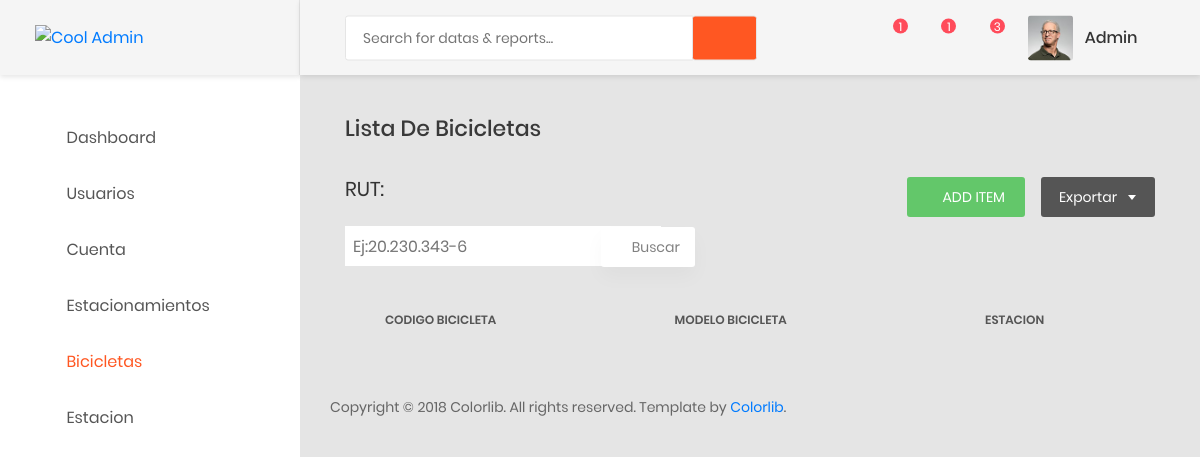
The page /Dashboard/bike/list (signed in) on the database as committed earlier.
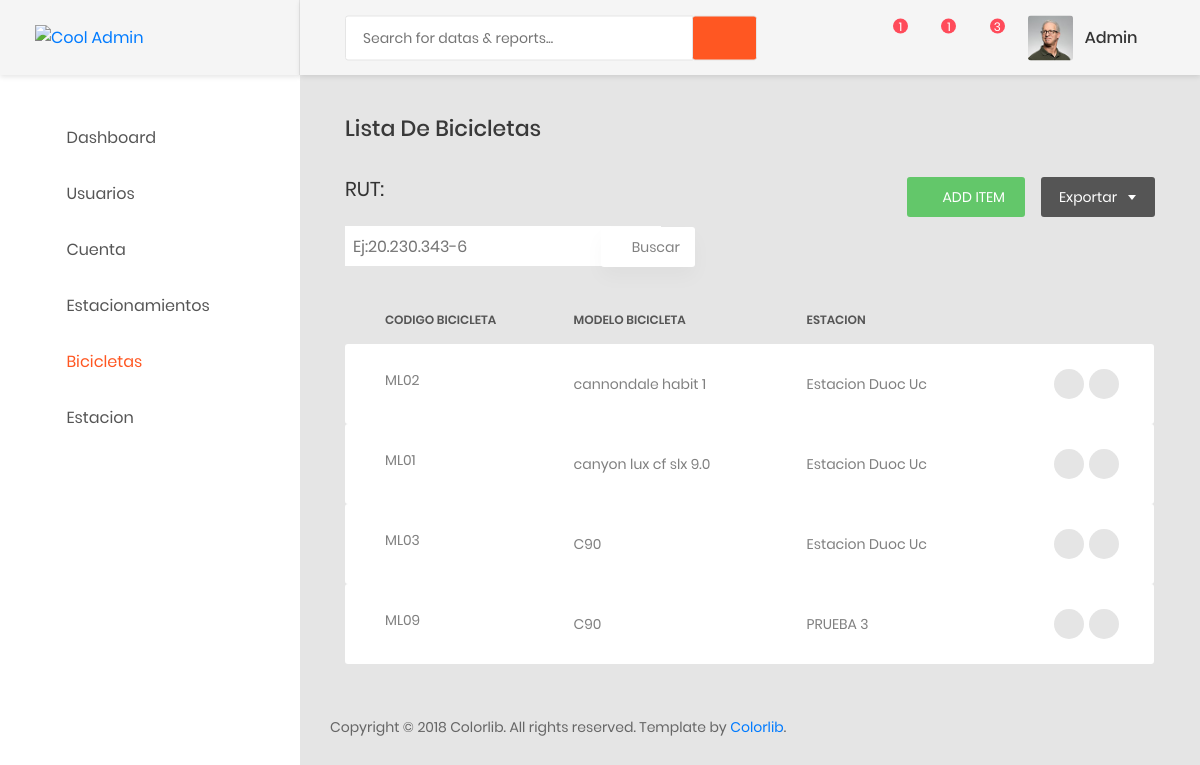
The same page on the database as committed later.
### AppMobike/models.py (models this page shows)
class BikesInfo(models.Model):
      MODELS_BIKE=(('cannondale habit 1','CANNONDALE HABIT 1'),('canyon lux cf slx 9.0','CANYON LUX  9.0'),('cube ams 100','CUBE AMS 100'))
      code_bike=models.CharField('Numero Bicicleta',max_length=15,null=False,unique=True)
      bike_model=models.CharField('Modelo Bicicleta', max_length=50,choices=MODELS_BIKE )
      state_bike=models.CharField('Estado Bicicleta', max_length=30, default="Libre")
      station=models.CharField('Estacion',max_length=300)

### AppMobike/Controllers/UserController.py (the view)
# urls.py: path('Dashboard/bike/list', UserController.ListBike , name='ListBike'),
def ListBike(request):
    if CheckStatusAccount(request):
        return HttpResponse("<h1>Tu Cuenta esta Bloqueda Contacta con Administración </h1> <a href=/logout>Cerrar Sesion</a> ." )
    if GetCurrentTypeUser(request)=="Funcionario" or GetCurrentTypeUser(request)=="Cliente":
        return HttpResponse("<h1>Acceso Denegado </h1> <a href=/Dashboard>ir Al Panel de Inicio</a> ." )
    all_BikesInfo={}
    all_BikesInfo = BikesInfo.objects.values()
    current_user=GetCurrentUser(request)
    all_BikesInfo = list(all_BikesInfo)
    return render(request,'views/ListBike.html', {'ListBike':all_BikesInfo, 'username':current_user})

### AppMobike/Controllers/UserController.py (called while the page is built)
def CheckStatusAccount(request):
     status_account = UserMobike.objects.get(id=request.user.id)
     if status_account.state_account == False:
        return True

def GetCurrentUser(request):
    current_user=request.user.username
    return current_user

def GetCurrentTypeUser(request):
    user_type=request.user.user_type
    return user_type

### AppMobike/templates/views/ListBike.html (shortened to what the changed rows need)
<!DOCTYPE html>
<html lang="en">
<head>
    <link href="/static/css/font-face.css" rel="stylesheet" media="all">
    <link href="/static/vendor/font-awesome-4.7/css/font-awesome.min.css" rel="stylesheet" media="all">
    <link href="/static/vendor/font-awesome-5/css/fontawesome-all.min.css" rel="stylesheet" media="all">
    <link href="/static/vendor/mdi-font/css/material-design-iconic-font.min.css" rel="stylesheet" media="all">
    <link href="/static/vendor/bootstrap-4.1/bootstrap.min.css" rel="stylesheet" media="all">
    <link href="/static/vendor/animsition/animsition.min.css" rel="stylesheet" media="all">
    <link href="/static/vendor/bootstrap-progressbar/bootstrap-progressbar-3.3.4.min.css" rel="stylesheet" media="all">
    <link href="/static/vendor/wow/animate.css" rel="stylesheet" media="all">
    <link href="/static/vendor/css-hamburgers/hamburgers.min.css" rel="stylesheet" media="all">
    <link href="/static/vendor/slick/slick.css" rel="stylesheet" media="all">
    <link href="/static/vendor/select2/select2.min.css" rel="stylesheet" media="all">
    <link href="/static/vendor/perfect-scrollbar/perfect-scrollbar.css" rel="stylesheet" media="all">
    <link href="/static/css/theme.css" rel="stylesheet" media="all">
</head>
<body class="animsition">
    <div class="page-wrapper">
        <div class="page-container">
            <div class="main-content">
                <div class="section__content section__content--p30">
                    <div class="container-fluid">
                        <div class="row">
                            <div class="col-md-12">
                                <div class="table-responsive table-responsive-data2">
                                    <table class="table table-data2">
                                        <thead>
                                            <tr>
                                                <th>
                                                Codigo Bicicleta
                                                </th>
                                                <th>Modelo Bicicleta</th>
                                                <th>Estacion</th>
                                            </tr>
                                        </thead>
                                        <tbody>
                                            {% for row in ListBike %}
                                            <td>{{row.code_bike}}</td>
                                            <td>
                                                <span class="desc">{{row.bike_model}}</span>
                                            </td>
                                            <td>
                                                <span class="desc">{{row.station}}</span>
                                            </td>
                                            <td>
                                                <div class="table-data-feature">
                                                    <button onclick="" class="item" data-toggle="tooltip"
                                                        data-placement="top" title="Eliminar">
                                                        <a ><i
                                                                class="zmdi zmdi-block"></i></a>
                                                    </button>
                                                    <button class="item" data-toggle="tooltip" data-placement="top"
                                                        title="Veer">
                                                        <a name="username"
                                                            id="Eliminar"><i class="zmdi zmdi-delete"></i></a>
                                                    </button>
                                                </div>
                                            </td>
                                            {% endfor %}
                                        </tbody>
                                    </table>
                                </div>
                            </div>
                        </div>
                    </div>
                </div>
            </div>
        </div>
</body>
</html>

Rows that differ between the two databases and show on the page:
added BikesInfo: code_bike "ML02", bike_model "cannondale habit 1", station "Estacion Duoc Uc"
added BikesInfo: code_bike "ML01", bike_model "canyon lux cf slx 9.0", station "Estacion Duoc Uc"
added BikesInfo: code_bike "ML03", bike_model "C90", station "Estacion Duoc Uc"
added BikesInfo: code_bike "ML09", bike_model "C90", station "PRUEBA 3"
